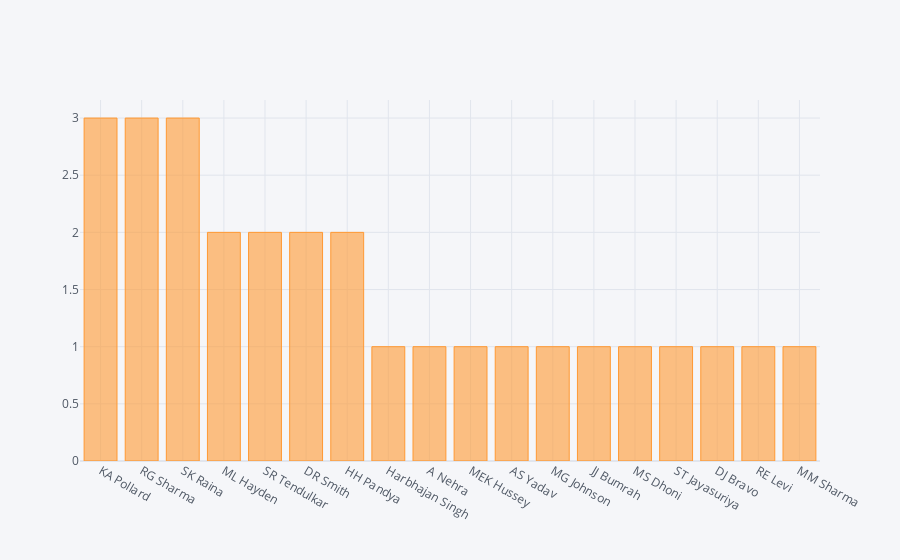

Notebook source saved alongside this figure:
### Code cell
micsk['player_of_match'].value_counts().iplot(kind = 'bar')

### Figure 1 — Plotly figure (JSON) as saved in the notebook; plotly's stock layout.template omitted (floating-point values rounded to 4 significant figures)
{"data": [{"marker": {"color": "rgba(255, 153, 51, 0.6)", "line": {"color": "rgba(255, 153, 51, 1.0)", "width": 1}}, "name": "player_of_match", "orientation": "v", "text": "", "type": "bar", "x": ["KA Pollard", "RG Sharma", "SK Raina", "ML Hayden", "SR Tendulkar", "DR Smith", "HH Pandya", "Harbhajan Singh", "A Nehra", "MEK Hussey", "AS Yadav", "MG Johnson", "JJ Bumrah", "MS Dhoni", "ST Jayasuriya", "DJ Bravo", "RE Levi", "MM Sharma"], "y": [3, 3, 3, 2, 2, 2, 2, 1, 1, 1, 1, 1, 1, 1, 1, 1, 1, 1]}], "layout": {"legend": {"bgcolor": "#F5F6F9", "font": {"color": "#4D5663"}}, "paper_bgcolor": "#F5F6F9", "plot_bgcolor": "#F5F6F9", "title": {"font": {"color": "#4D5663"}}, "xaxis": {"gridcolor": "#E1E5ED", "showgrid": true, "tickfont": {"color": "#4D5663"}, "title": {"font": {"color": "#4D5663"}, "text": ""}, "zerolinecolor": "#E1E5ED"}, "yaxis": {"gridcolor": "#E1E5ED", "showgrid": true, "tickfont": {"color": "#4D5663"}, "title": {"font": {"color": "#4D5663"}, "text": ""}, "zerolinecolor": "#E1E5ED"}}}
